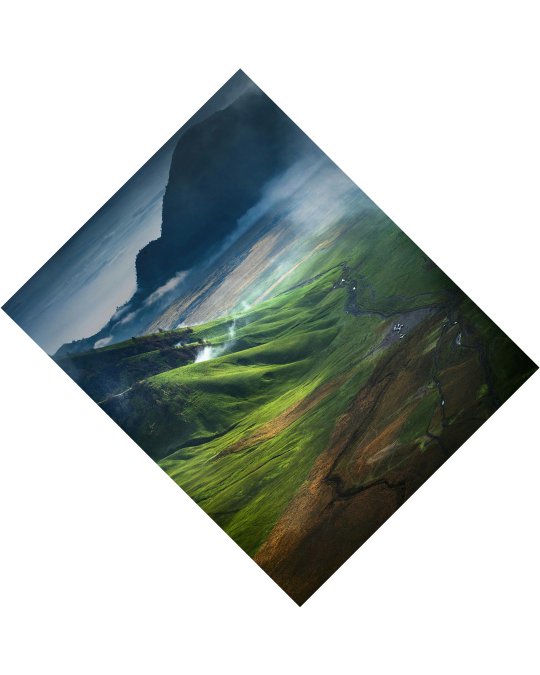
#> input picture Image Processing/image1.jpg, 1080 x 1350 px (shown at 1/2 size); its folder holds 4 pictures in this run
$ python image_similarity.py
#> lines starting #> are read from the running program, lines starting #| are printed output that depends on the picture
import numpy as np
from PIL import Image, ImageFilter
import matplotlib.pyplot as plt

images = []
preprocessed_images = []
for i in range(0,5):
    image = Image.open('image{}.jpg'.format(i+1))
#> image is the input picture: PIL image 1080x1350 RGB; mean R, G, B 181, 188, 184.4
    images.append(image)

    image = image.rotate(-45)
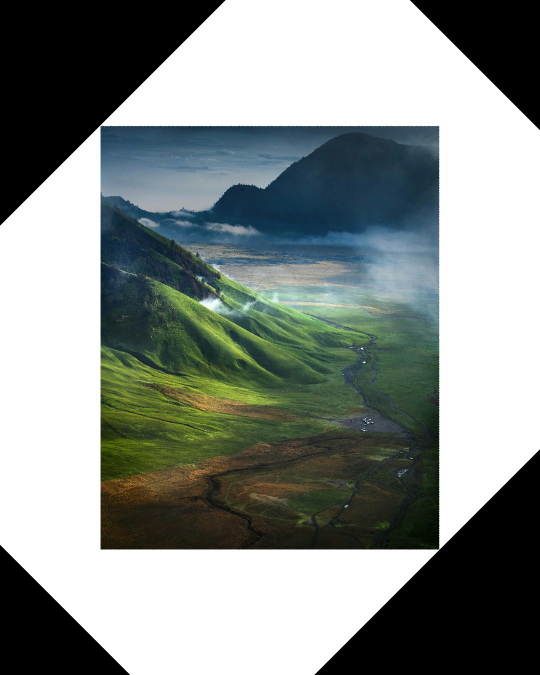
#> image: PIL image 1080x1350 RGB (shown at 1/2 size); mean R, G, B 133.5, 140.5, 136.9
    gs = image.convert(mode = 'L')
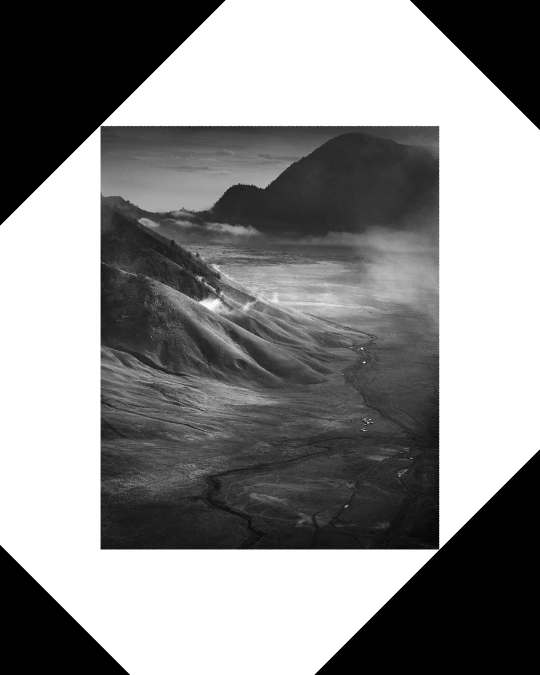
#> gs: PIL image 1080x1350 L (shown at 1/2 size); min 0, max 255, mean 138

    width = 303.75
    height = 379.6875

    gs.thumbnail((width, height))
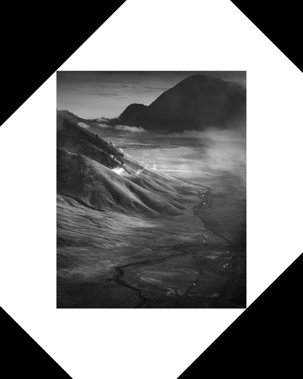
#> gs: PIL image 303x379 L; min 0, max 255, mean 137.9
    gs = gs.crop((width / 4, height / 4, 3 * width / 4, 3 * height / 4))
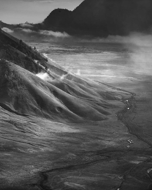
#> gs: PIL image 152x190 L; min 18, max 251, mean 87.7
    gs = gs.filter(ImageFilter.GaussianBlur(radius=0.75))
    gs.save('image_gs{}.jpg'.format(i+1))
    preprocessed_images.append(gs)
#> pass 2 of the loop `for i in range(0,5):`:
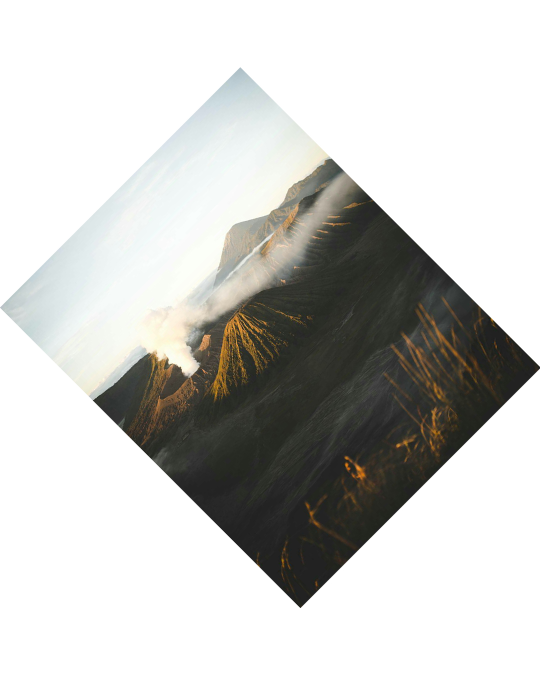
#> input picture Image Processing/image2.jpg, 1080 x 1350 px (shown at 1/2 size)
#> image is the input picture: PIL image 1080x1350 RGB; mean R, G, B 200.7, 200.6, 197.8
#> `image = image.rotate(-45)`:
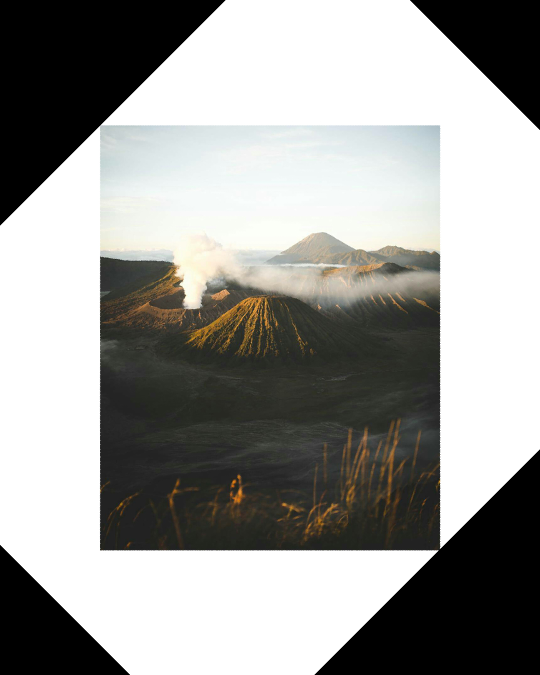
#> image: PIL image 1080x1350 RGB (shown at 1/2 size); mean R, G, B 153.2, 153.1, 150.3
#> `gs = gs.crop((width / 4, height / 4, 3 * width / 4, 3 * height / 4))`:
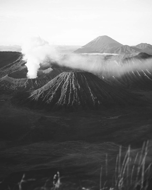
#> gs: PIL image 152x190 L; min 31, max 255, mean 115.6
#> pass 3 of the loop `for i in range(0,5):`:
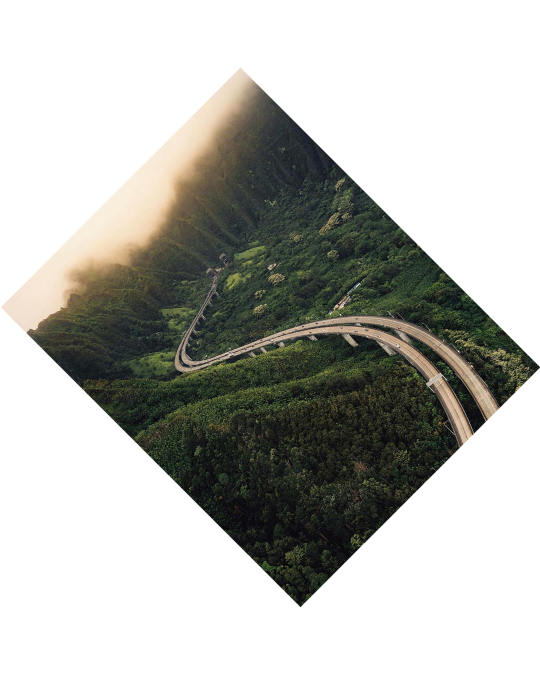
#> input picture Image Processing/image3.jpg, 1080 x 1350 px (shown at 1/2 size)
#> image is the input picture: PIL image 1080x1350 RGB; mean R, G, B 183.1, 183.6, 178.5
#> `image = image.rotate(-45)`:
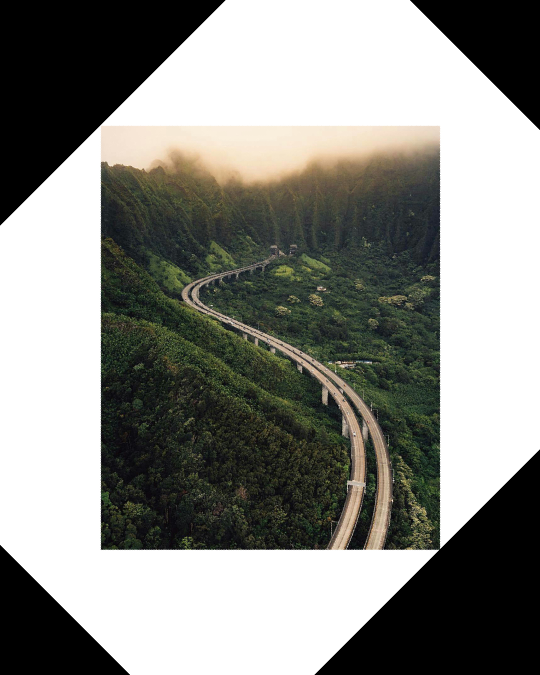
#> image: PIL image 1080x1350 RGB (shown at 1/2 size); mean R, G, B 135.6, 136, 130.9
#> `gs = gs.crop((width / 4, height / 4, 3 * width / 4, 3 * height / 4))`:
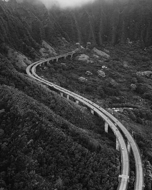
#> gs: PIL image 152x190 L; min 9, max 222, mean 61
#> (the run stopped early here; a loop or call above may not have finished)
